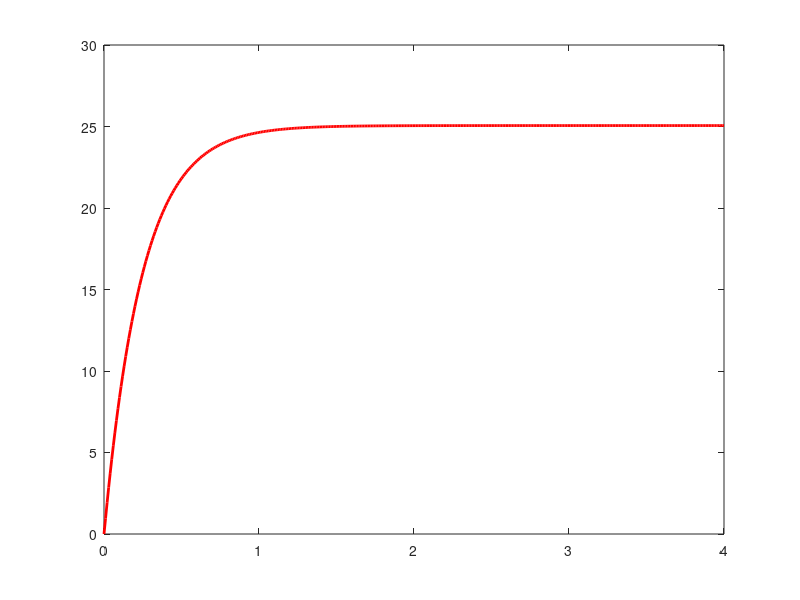

Source code (MATLAB): (Note: this script raises an error after producing the figure.)
clear; clc; close all;

%% =========================================================================
% 1. USER INPUT CONFIGURATION (CHANGE THESE VALUES TO ITERATE YOUR DESIGN)
% =========================================================================

% --- Frame & Mass Inputs ---
arm_len       = 0.015;  % Length of the drone arm (meters)
hub_mass      = 0.035;  % Mass of the central hub (kg)
battery_mass  = 0.200;  % Mass of the battery (kg)
motor_mass    = 0.035;  % Mass of a single motor (kg)

% --- Thrust & Propulsion Inputs ---
max_thrust_per_motor = 4.5;   % Max thrust from one motor (Newtons)
target_TWR           = 2.5;   % Target Thrust-to-Weight Ratio

% --- Environment & Aero Inputs ---
wind_speed = 12.0;      % Simulated wind gust (m/s)
rho        = 1.225;     % Air density (kg/m^3)
Cd         = 1.3;       % Drag coefficient
Area       = 0.015;     % Projected frontal area (m^2)

% --- PID Control Inputs ---
Kp = 2.0;               % Proportional gain
Kd = 0.5;               % Derivative gain

% --- Structural & Material Inputs (Carbon Fiber- alt. to PLA) ---
E_modulus    = 150e9;   % Young's Modulus (Pascals)
outer_radius = 0.008;   % Arm outer radius (meters)
inner_radius = 0.007;   % Arm inner radius (meters)
arm_mass     = 0.015;   % Mass of the carbon tube itself (kg)

% --- Flight Envelope Inputs ---
min_flight_rpm = 5000;  % Hover RPM
max_flight_rpm = 25000; % Max throttle RPM


%% =========================================================================
% 2. COMPONENT SETUP & GEOMETRY
% =========================================================================
m_pos = arm_len * cos(pi/4);

% Hub
components(1).name = 'central hub';
components(1).mass = hub_mass;
components(1).pos  = [0.0, 0.0, 0.0];

% Battery
components(2).name = 'Battery';
components(2).mass = battery_mass;
components(2).pos  = [0.0, 0.0, -0.02];

% Motors
components(3).name = 'Motor Front-Right';
components(3).mass = motor_mass;
components(3).pos  = [m_pos, -m_pos, 0.01];

components(4).name = 'Motor Front-Left';
components(4).mass = motor_mass;
components(4).pos  = [m_pos, m_pos, 0.01];

components(5).name = 'Motor Back-Left';
components(5).mass = motor_mass;
components(5).pos  = [-m_pos, m_pos, 0.01];

components(6).name = 'Motor Back-Right';
components(6).mass = motor_mass;
components(6).pos  = [-m_pos, -m_pos, 0.01];


%% =========================================================================
% 3. MASS & INERTIA CALCULATIONS
% =========================================================================
total_mass = 0;
weighted_pos_sum = [0, 0, 0];
numComponents = length(components);

% Calculate total mass and weighted positions
for i = 1:numComponents
    m = components(i).mass;
    p = components(i).pos;
    total_mass = total_mass + m;
    weighted_pos_sum = weighted_pos_sum + (m * p);
end

% Calculate Center of Gravity (CG)
CG = weighted_pos_sum / total_mass;

% Calculate Moments of Inertia
I_xx = 0; I_yy = 0; I_zz = 0;
for i = 1:numComponents
    m = components(i).mass;
    rel_pos = components(i).pos - CG;
    x = rel_pos(1);
    y = rel_pos(2);
    z = rel_pos(3);
   
    I_xx = I_xx + m * (y^2 + z^2);
    I_yy = I_yy + m * (x^2 + z^2);
    I_zz = I_zz + m * (x^2 + y^2);
end

fprintf('\n================ RESULTS ================\n');
fprintf('Total Drone Mass: %.3f kg (%.1f g)\n', total_mass, total_mass * 1000);
fprintf('Center of Gravity (CG) relative to Hub center:\n');
fprintf('  X (Forward/Back): %.4f m\n', CG(1));
fprintf('  Y (Left/Right):   %.4f m\n', CG(2));
fprintf('  Z (Up/Down):      %.4f m\n', CG(3));
fprintf('-----------------------------------------\n');
fprintf('Moments of Inertia:\n');
fprintf('  I_xx (Roll):  %.6f kg*m^2\n', I_xx);
fprintf('  I_yy (Pitch): %.6f kg*m^2\n', I_yy);
fprintf('  I_zz (Yaw):   %.6f kg*m^2\n', I_zz);
fprintf('=========================================\n');


%% =========================================================================
% 4. THRUST CALCULATIONS
% =========================================================================
g = 9.81; % Gravity acceleration (m/s^2)
total_max_thrust = max_thrust_per_motor * 4;
drone_weight = total_mass * g; 

required_total_hover_thrust = drone_weight;
required_motor_hover_thrust = required_total_hover_thrust / 4;
required_total_max_thrust = drone_weight * target_TWR;
required_motor_max_thrust = required_total_max_thrust / 4;

actual_TWR = total_max_thrust / drone_weight;

fprintf('\n================ THRUST ANALYSIS ================\n');
fprintf('Drone Weight: %.2f N\n', drone_weight);
fprintf('Target TWR:   %.1f\n', target_TWR);
fprintf('Actual TWR:   %.2f\n', actual_TWR);
fprintf('-------------------------------------------------\n');
fprintf('Per-Motor Thrust Required to Hover: %.2f N\n', required_motor_hover_thrust);
fprintf('Per-Motor Thrust Required for Max:   %.2f N\n', required_motor_max_thrust);
fprintf('Selected Motor Max Capability:       %.2f N\n', max_thrust_per_motor);
fprintf('-------------------------------------------------\n');

if actual_TWR < 1.5
    fprintf('CRITICAL STATUS: UNDERPOWERED!\n');
    fprintf('Your drone might not even lift off safely. Decrease mass or find stronger motors.\n');
elseif actual_TWR < target_TWR
    fprintf('WARNING STATUS: Marginal Performance.\n');
    fprintf('The drone will fly, but it does not meet your target TWR of %.1f.\n', target_TWR);
else
    fprintf('STATUS: DESIGN PASSED!\n');
    fprintf('Your selected motors provide excellent power for this frame weight.\n');
end
fprintf('=================================================\n');


%% =========================================================================
% 5. DYNAMIC WIND SIMULATION
% =========================================================================
% Calculate Aerodynamic Drag Force
drag_force = 0.5 * rho * (wind_speed^2) * Cd * Area;

% Determine Target Angle to Counteract the Wind Force
target_angle_rad = atan(drag_force / drone_weight);
target_angle_deg = target_angle_rad * (180/pi); 

% Simulation Time Setup
dt = 0.01;
time = 0:dt:4;              
n_steps = length(time);

% Initialize state arrays
pitch_angle = zeros(1, n_steps);     
pitch_velocity = zeros(1, n_steps);  

% Simulation Loop
for t = 1:(n_steps - 1)
    current_angle = pitch_angle(t);
    current_vel = pitch_velocity(t);
    
    error = target_angle_deg - current_angle;
    derivative = 0 - current_vel;
    
    control_torque = (Kp * error) + (Kd * derivative);
    
    I_yy_deg = I_yy * (180/pi); 
    angular_accel = control_torque / I_yy_deg;
    
    pitch_velocity(t+1) = pitch_velocity(t) + (angular_accel * dt);
    pitch_angle(t+1) = pitch_angle(t) + (pitch_velocity(t+1) * dt);
end

% Plotting Dynamic Tracking
figure(1);
plot(time, pitch_angle, 'r-', 'LineWidth', 2);
hold on;
plot(time, yline(target_angle_deg), 'k--', 'LineWidth', 1.5); 
grid on;
xlabel('Time (seconds)');
ylabel('Pitch Angle (degrees)');
title(['Drone Response Auto-Stabilizing Against a ' num2str(wind_speed) ' m/s Wind']);
legend('Drone Pitch', 'Required Lean Angle for Position Hold');
hold off;


%% =========================================================================
% 6. MODAL ANALYSIS & RESONANCE
% =========================================================================
% Calculate Area Moment of Inertia
I_area = (pi / 4) * (outer_radius^4 - inner_radius^4);

% Calculate Arm Stiffness (k)
k_arm = (3 * E_modulus * I_area) / (arm_len^3);

% Calculate Equivalent Mass
m_eq = motor_mass + (0.236 * arm_mass);

% Calculate Natural Frequencies
omega_n = sqrt(k_arm / m_eq); 
f_n = omega_n / (2 * pi);     
resonant_RPM = f_n * 60;      

fprintf('\n================ MODAL ANALYSIS ================\n');
fprintf('Arm Stiffness (k): %.2f N/m\n', k_arm);
fprintf('Natural Frequency: %.2f Hz\n', f_n);
fprintf('DANGER ZONE:       %.0f RPM\n', resonant_RPM);
fprintf('-------------------------------------------------\n');

if resonant_RPM > min_flight_rpm && resonant_RPM < max_flight_rpm
    fprintf('CRITICAL WARNING: Resonance occurs within flight RPM range!\n');
    fprintf('Fix: Use thicker carbon fiber (increase I_area) or shorten the arms.\n');
else
    fprintf('STATUS: DESIGN PASSED!\n');
    fprintf('Your frame is stiff enough that resonance occurs outside normal flight speeds.\n');
end
fprintf('=================================================\n');

% Frequency Response Plot
test_rpms = 0:100:40000; 
forcing_freqs = test_rpms * (2 * pi / 60); 
zeta = 0.05; 
freq_ratio = forcing_freqs / omega_n;
amplitude_ratio = 1 ./ sqrt((1 - freq_ratio.^2).^2 + (2 * zeta * freq_ratio).^2);

figure(2);
plot(test_rpms, amplitude_ratio, 'b-', 'LineWidth', 2);
hold on;

fill([min_flight_rpm max_flight_rpm max_flight_rpm min_flight_rpm], ...
     [0 0 max(amplitude_ratio) max(amplitude_ratio)], 'g', 'FaceAlpha', 0.1, 'EdgeColor', 'none');

xline(min_flight_rpm, 'g--', 'Min Hover RPM', 'LabelVerticalAlignment', 'bottom');
xline(max_flight_rpm, 'g--', 'Max Thrust RPM', 'LabelVerticalAlignment', 'bottom');

plot(resonant_RPM, max(amplitude_ratio), 'r*', 'MarkerSize', 10, 'LineWidth', 2);
xline(resonant_RPM, 'r-', 'NATURAL FREQUENCY (DANGER)', 'LabelOrientation', 'horizontal', 'Color', 'r');

grid on;
xlabel('Motor Speed (RPM)');
ylabel('Vibration Amplification (Multiplier)');
title('Drone Arm Frequency Response & Resonance Curve');
legend('Amplitude Response', 'Safe Flight Envelope', 'Resonance Peak');
hold off;
